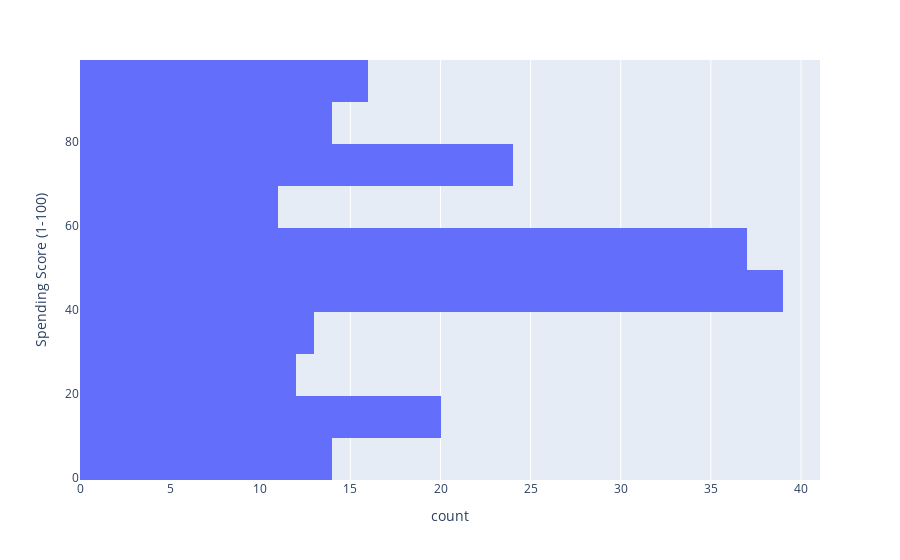

The cell this chart's notebook holds for it:
### Code cell
px.histogram(df, y = 'Spending Score (1-100)')

### Figure 1 — Plotly figure (JSON) as saved in the notebook; plotly's stock layout.template omitted (floating-point values rounded to 4 significant figures; data arrays with more than 128 entries replaced by an {"elided": "..."} marker saying what was removed)
{"data": [{"alignmentgroup": "True", "bingroup": "y", "hovertemplate": "count=%{x}<br>Spending Score (1-100)=%{y}<extra></extra>", "legendgroup": "", "marker": {"color": "#636efa", "pattern": {"shape": ""}}, "name": "", "offsetgroup": "", "orientation": "h", "showlegend": false, "type": "histogram", "xaxis": "x", "y": {"elided": "200 int values"}, "yaxis": "y"}], "layout": {"barmode": "relative", "legend": {"tracegroupgap": 0}, "margin": {"t": 60}, "xaxis": {"anchor": "y", "domain": [0, 1], "title": {"text": "count"}}, "yaxis": {"anchor": "x", "domain": [0, 1], "title": {"text": "Spending Score (1-100)"}}}}
